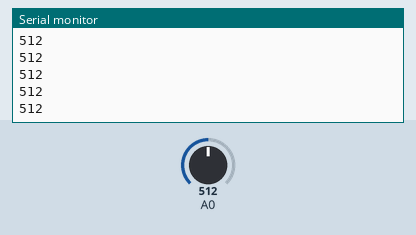
Bench run of a sketch on a simulated Arduino Uno, built with avr-gcc and run on an emulated ATmega328P. Shown: the last lines printed to the serial monitor. The test bench sets the inputs (shaded band); at power-on: A0 = 512.

Above: at 1.2 s.
1.3 s: A0 set to 716
At 2.3 s:
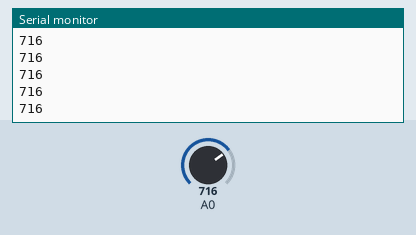
2.8 s: A0 set to 900
At 3.8 s:
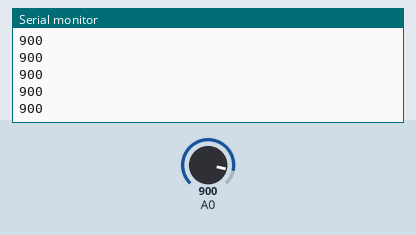
Timing chart, 0 to 5.8 s (numbered marks = the images above; inputs shaded):
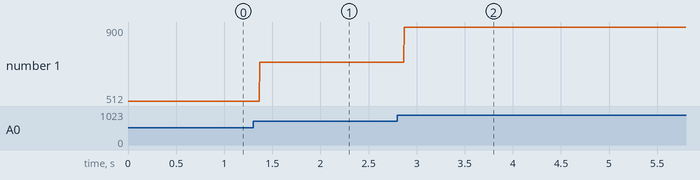

The sketch:

nime_second_instrument.ino
```cpp
int conductiveFoam;

void setup(){

 pinMode(A0, INPUT);
 Serial.begin(9600);

}


void loop(){

  conductiveFoam = analogRead(A0);

  Serial.println(conductiveFoam);


}
```

Measured:
- after the input at 1.3 s, the serial monitor: prints a new line after 0.07 s (image 1)
- after the input at 2.8 s, the serial monitor: prints a new line after 0.07 s (image 2)
- plotted number 1: 512 → 716 after the input at 1.3 s, 716 → 900 after the input at 2.8 s
